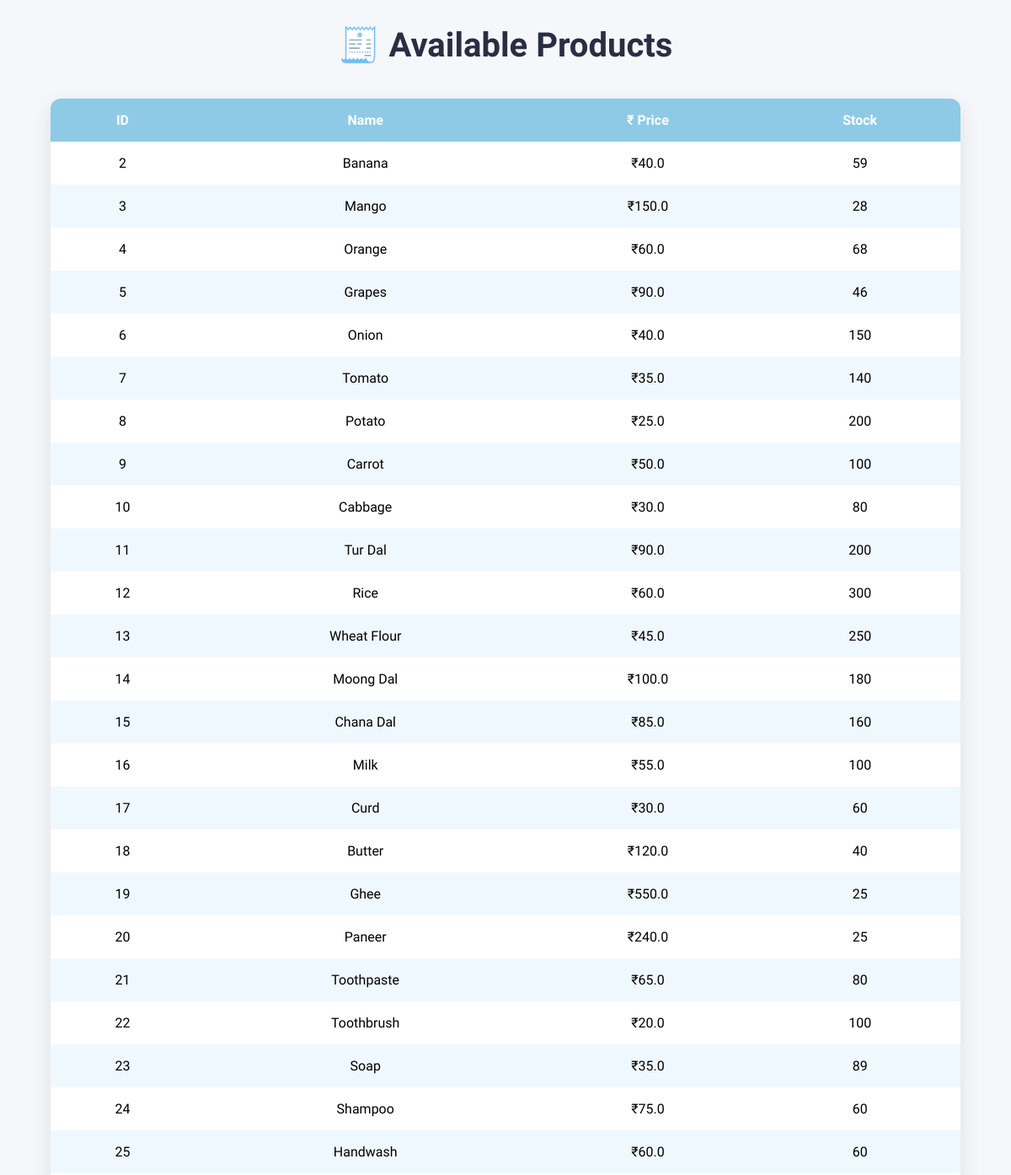
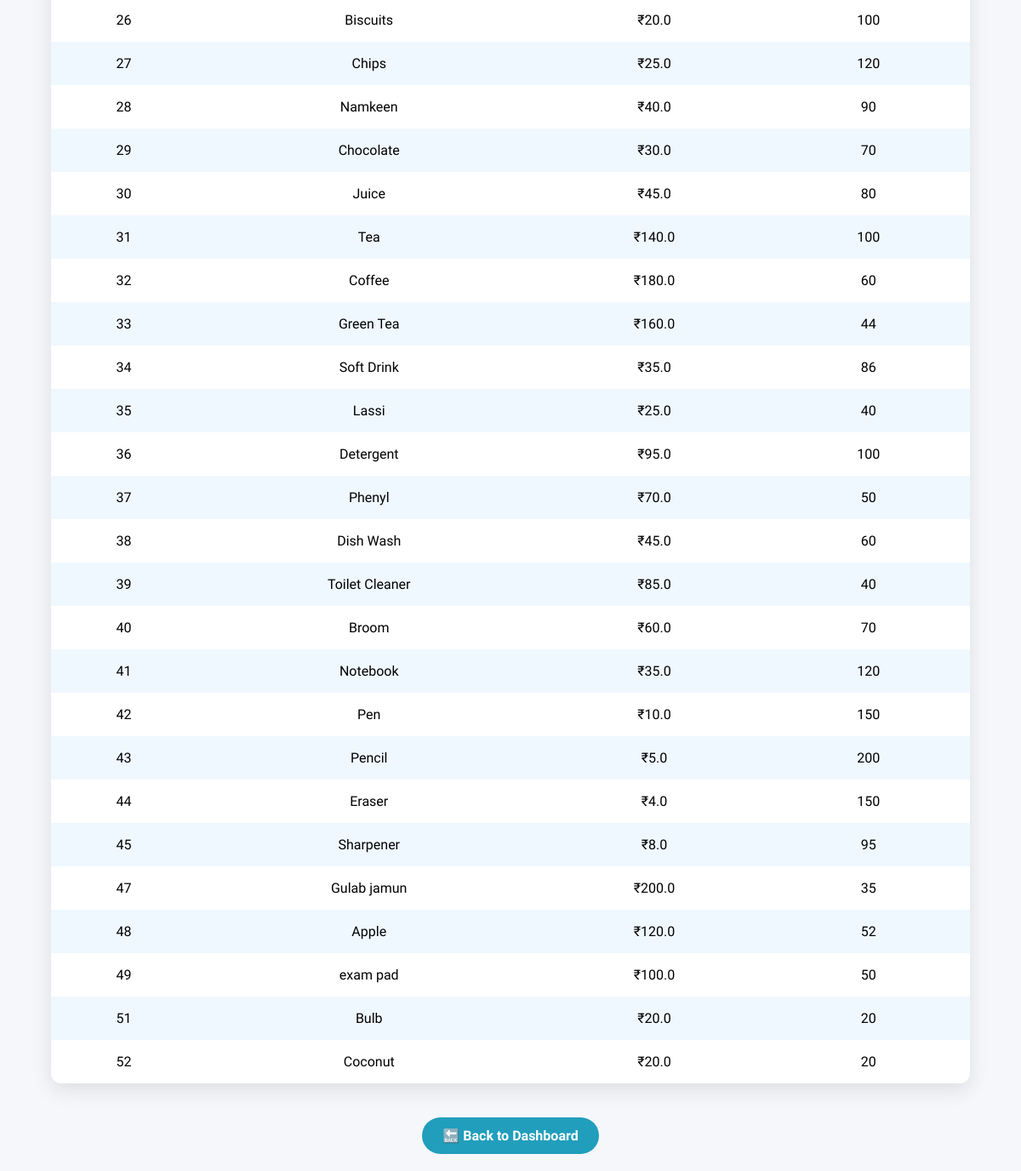
Page /cashier/view_products on the earlier database version (2 pictures, top to bottom).
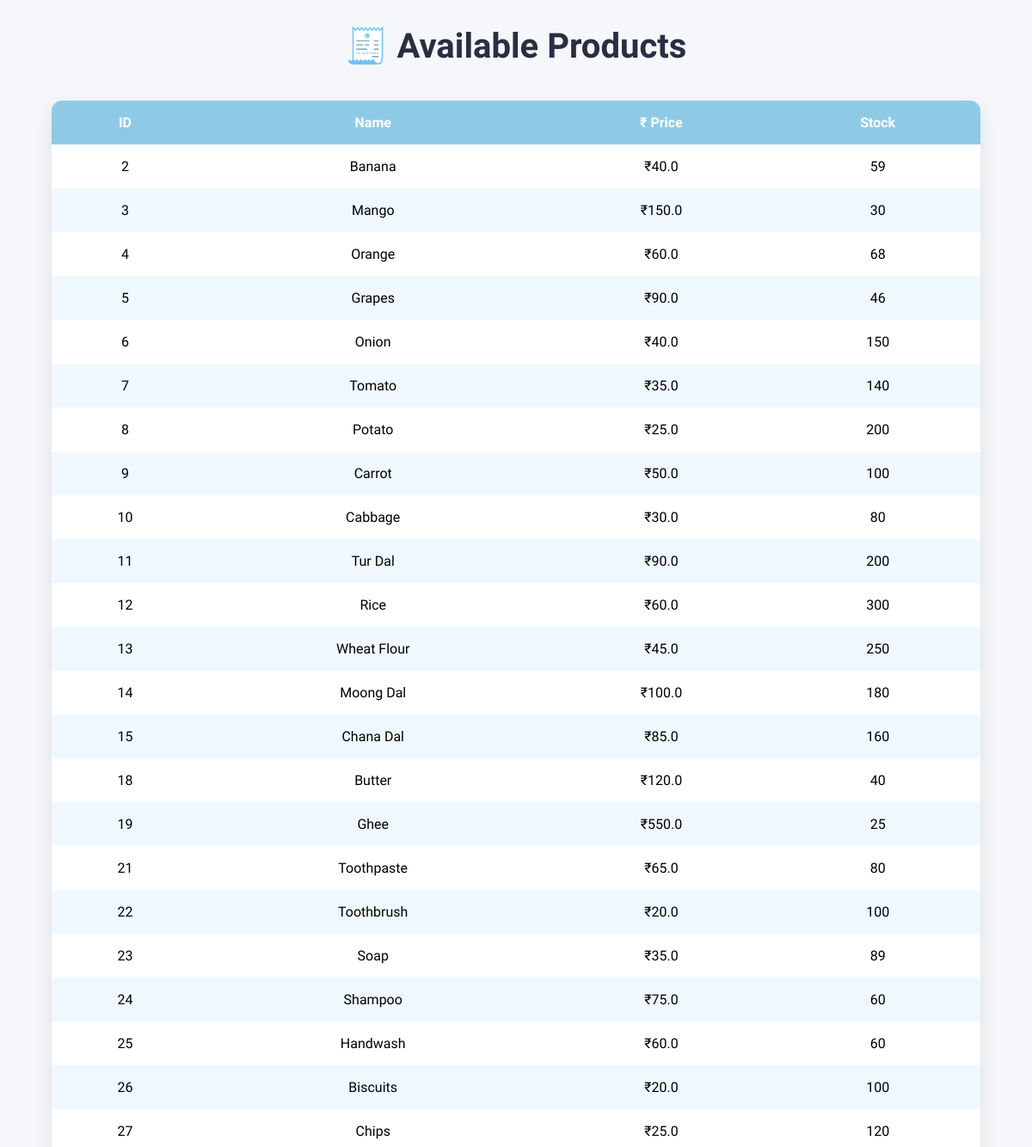
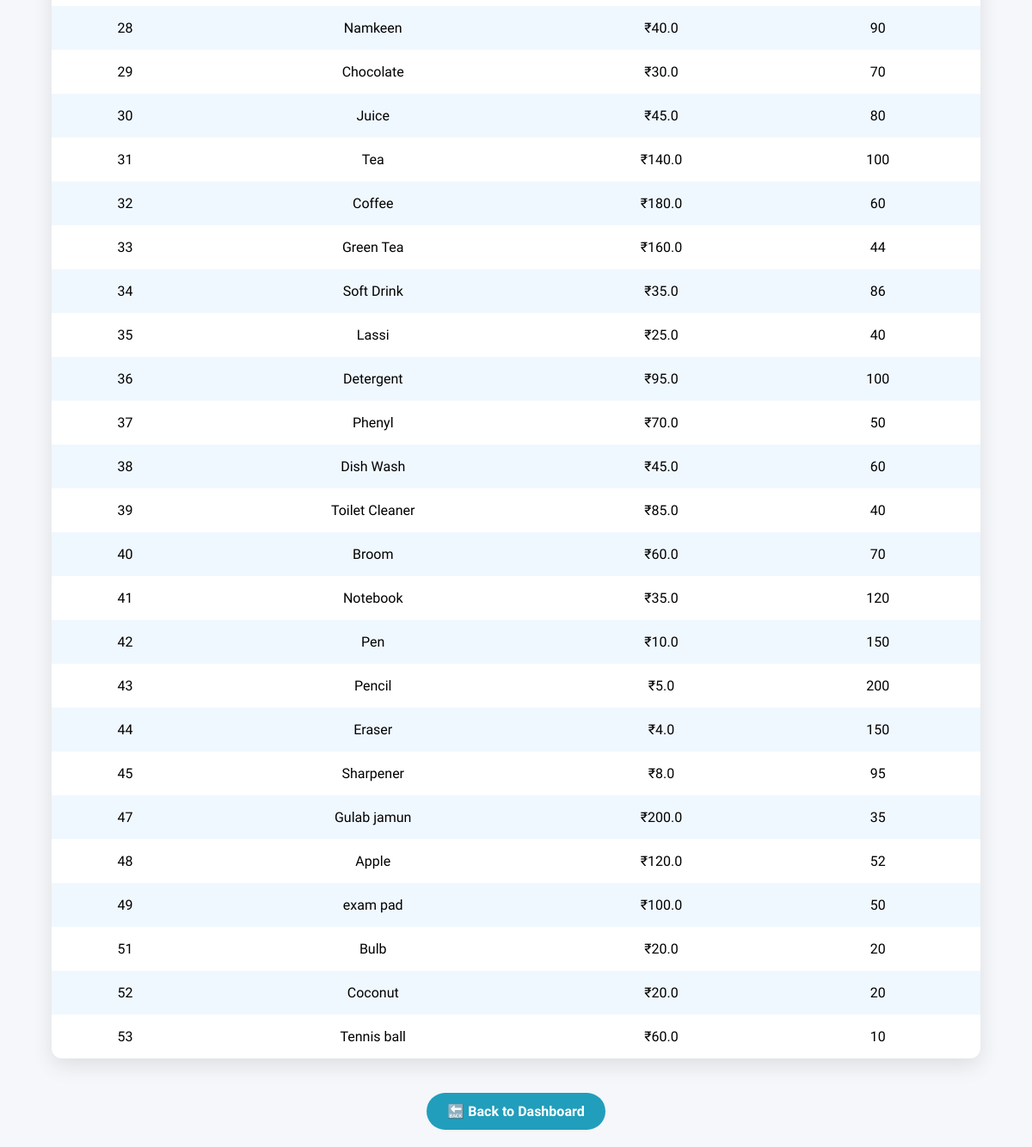
Same page on the later database version (2 pictures, top to bottom).
### tables this page shows
CREATE TABLE products(
            id INTEGER PRIMARY KEY AUTOINCREMENT,
            name TEXT NOT NULL,
            description TEXT,
            price REAL NOT NULL,
            stock INTEGER NOT NULL,
            expiry_date TEXT,
            unit TEXT NOT NULL,
            image_url TEXT,
            category TEXT
        );

### app.py (the view)
@app.route('/cashier/view_products')
def cashier_view_products():
    conn = sqlite3.connect("grocery.db")
    cursor = conn.cursor()
    cursor.execute("SELECT id, name, price, stock,image_url FROM products")
    products = cursor.fetchall()
    conn.close()
    return render_template('cashier_view_products.html', products=products)

### templates/cashier_view_products.html (shortened to what this page needs)
<!DOCTYPE html>
<html lang="en">
<head>
</head>
<body>
    <h2>🧾 Available Products</h2>
    <div class="table-container">
        <table>
            <thead>
                <tr>
                    <th>ID</th>
                    <th>Name</th>
                    <th>₹ Price</th>
                    <th>Stock</th>
                </tr>
            </thead>
            <tbody>
                {% for product in products %}
                <tr class="product-row">
                    <td>
                        {{ product[0] }}
                    </td>
                    <td>{{ product[1] }}</td>
                    <td>₹{{ product[2] }}</td>
                    <td>{{ product[3] }}</td>
                </tr>
                {% endfor %}
            </tbody>
        </table>
    </div>
    <a href="/cashier">🔙 Back to Dashboard</a>
</body>
</html>

### templates/cashier_view_products.html (style rules this page uses)
body { background: #f5f7fa; font-family: 'Josefin Sans', sans-serif; margin: 0; padding: 0; }
h2 { text-align: center; color: #2b2d42; margin-top: 30px; font-size: 2.5rem; }
.table-container { width: 90%; margin: 40px auto; position: relative; }
table { width: 100%; border-collapse: collapse; background-color: #ffffff; box-shadow: 0 8px 24px rgba(0, 0, 0, 0.1); border-radius: 12px; overflow: hidden; }
thead { background-color: #8ecae6; color: #ffffff; }
th, td { padding: 16px 20px; text-align: center; font-size: 1rem; position: relative; }
tr:nth-child(even) { background-color: #f0f8ff; }
.product-row { position: relative; }
a { display: block; width: max-content; margin: 20px auto; text-decoration: none; background: #219ebc; color: white; padding: 12px 24px; border-radius: 25px; font-weight: bold; transition: background 0.3s ease; }

Differences in the rows shown:
removed products: id "16", name "Milk", price "55.0", stock "100"
removed products: id "17", name "Curd", price "30.0", stock "60"
removed products: id "20", name "Paneer", price "240.0", stock "25"
changed products "Mango": stock "28" → "30"
added products: id "53", name "Tennis ball", price "60.0", stock "10"
